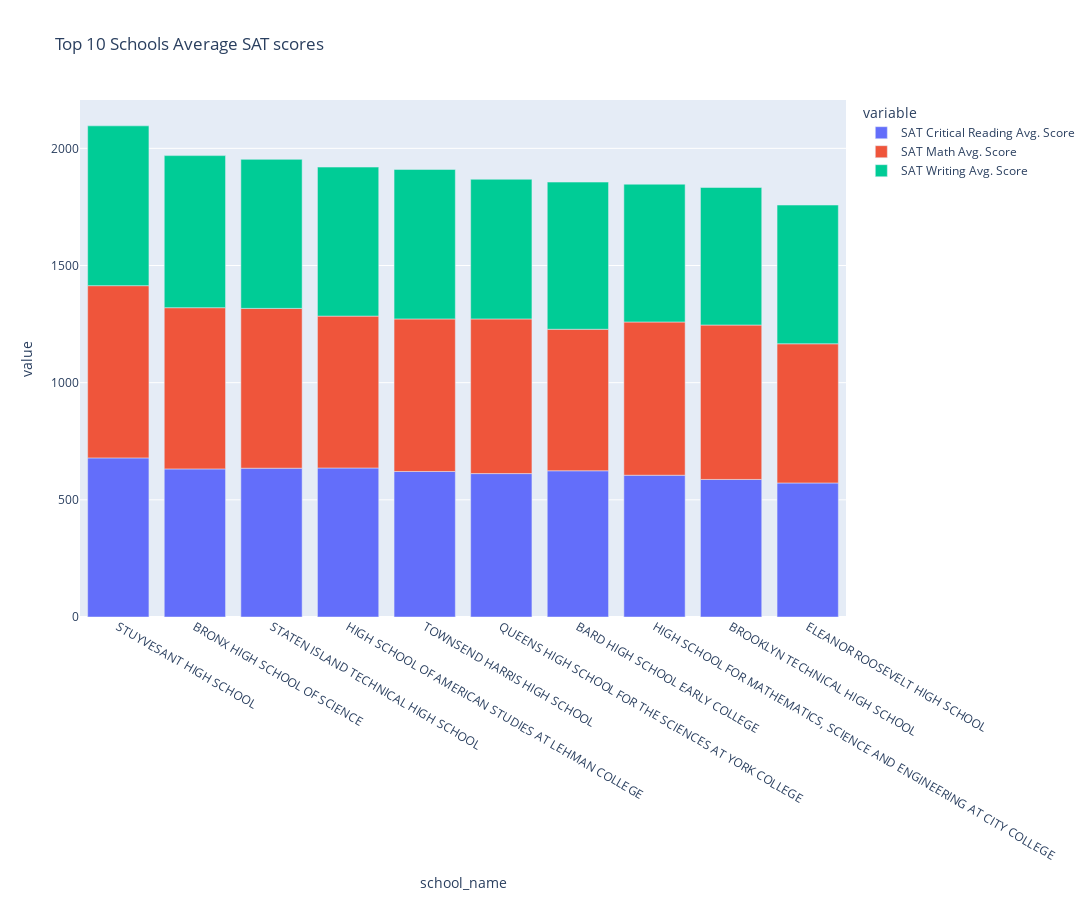

This figure's notebook cell:
### Code cell
fig = px.bar(topSAT, 
             x = 'school_name', 
             y = ['SAT Critical Reading Avg. Score','SAT Math Avg. Score','SAT Writing Avg. Score'], 
             title = 'Top 10 Schools Average SAT scores', 
             width = 1100, 
             height = 900)
fig.show()

### Figure 1 — Plotly figure (JSON) as saved in the notebook; plotly's stock layout.template omitted (floating-point values rounded to 4 significant figures)
{"data": [{"alignmentgroup": "True", "hovertemplate": "variable=SAT Critical Reading Avg. Score<br>school_name=%{x}<br>value=%{y}<extra></extra>", "legendgroup": "SAT Critical Reading Avg. Score", "marker": {"color": "#636efa", "pattern": {"shape": ""}}, "name": "SAT Critical Reading Avg. Score", "offsetgroup": "SAT Critical Reading Avg. Score", "orientation": "v", "showlegend": true, "textposition": "auto", "type": "bar", "x": ["STUYVESANT HIGH SCHOOL", "BRONX HIGH SCHOOL OF SCIENCE", "STATEN ISLAND TECHNICAL HIGH SCHOOL", "HIGH SCHOOL OF AMERICAN STUDIES AT LEHMAN COLLEGE", "TOWNSEND HARRIS HIGH SCHOOL", "QUEENS HIGH SCHOOL FOR THE SCIENCES AT YORK COLLEGE", "BARD HIGH SCHOOL EARLY COLLEGE", "HIGH SCHOOL FOR MATHEMATICS, SCIENCE AND ENGINEERING AT CITY COLLEGE", "BROOKLYN TECHNICAL HIGH SCHOOL", "ELEANOR ROOSEVELT HIGH SCHOOL"], "xaxis": "x", "y": [679, 632, 635, 636, 621, 612, 624, 605, 587, 572], "yaxis": "y"}, {"alignmentgroup": "True", "hovertemplate": "variable=SAT Math Avg. Score<br>school_name=%{x}<br>value=%{y}<extra></extra>", "legendgroup": "SAT Math Avg. Score", "marker": {"color": "#EF553B", "pattern": {"shape": ""}}, "name": "SAT Math Avg. Score", "offsetgroup": "SAT Math Avg. Score", "orientation": "v", "showlegend": true, "textposition": "auto", "type": "bar", "x": ["STUYVESANT HIGH SCHOOL", "BRONX HIGH SCHOOL OF SCIENCE", "STATEN ISLAND TECHNICAL HIGH SCHOOL", "HIGH SCHOOL OF AMERICAN STUDIES AT LEHMAN COLLEGE", "TOWNSEND HARRIS HIGH SCHOOL", "QUEENS HIGH SCHOOL FOR THE SCIENCES AT YORK COLLEGE", "BARD HIGH SCHOOL EARLY COLLEGE", "HIGH SCHOOL FOR MATHEMATICS, SCIENCE AND ENGINEERING AT CITY COLLEGE", "BROOKLYN TECHNICAL HIGH SCHOOL", "ELEANOR ROOSEVELT HIGH SCHOOL"], "xaxis": "x", "y": [735, 688, 682, 648, 651, 660, 604, 654, 659, 594], "yaxis": "y"}, {"alignmentgroup": "True", "hovertemplate": "variable=SAT Writing Avg. Score<br>school_name=%{x}<br>value=%{y}<extra></extra>", "legendgroup": "SAT Writing Avg. Score", "marker": {"color": "#00cc96", "pattern": {"shape": ""}}, "name": "SAT Writing Avg. Score", "offsetgroup": "SAT Writing Avg. Score", "orientation": "v", "showlegend": true, "textposition": "auto", "type": "bar", "x": ["STUYVESANT HIGH SCHOOL", "BRONX HIGH SCHOOL OF SCIENCE", "STATEN ISLAND TECHNICAL HIGH SCHOOL", "HIGH SCHOOL OF AMERICAN STUDIES AT LEHMAN COLLEGE", "TOWNSEND HARRIS HIGH SCHOOL", "QUEENS HIGH SCHOOL FOR THE SCIENCES AT YORK COLLEGE", "BARD HIGH SCHOOL EARLY COLLEGE", "HIGH SCHOOL FOR MATHEMATICS, SCIENCE AND ENGINEERING AT CITY COLLEGE", "BROOKLYN TECHNICAL HIGH SCHOOL", "ELEANOR ROOSEVELT HIGH SCHOOL"], "xaxis": "x", "y": [682, 649, 636, 636, 638, 596, 628, 588, 587, 592], "yaxis": "y"}], "layout": {"barmode": "relative", "height": 900, "legend": {"title": {"text": "variable"}, "tracegroupgap": 0}, "title": {"text": "Top 10 Schools Average SAT scores"}, "width": 1100, "xaxis": {"anchor": "y", "domain": [0, 1], "title": {"text": "school_name"}}, "yaxis": {"anchor": "x", "domain": [0, 1], "title": {"text": "value"}}}}
